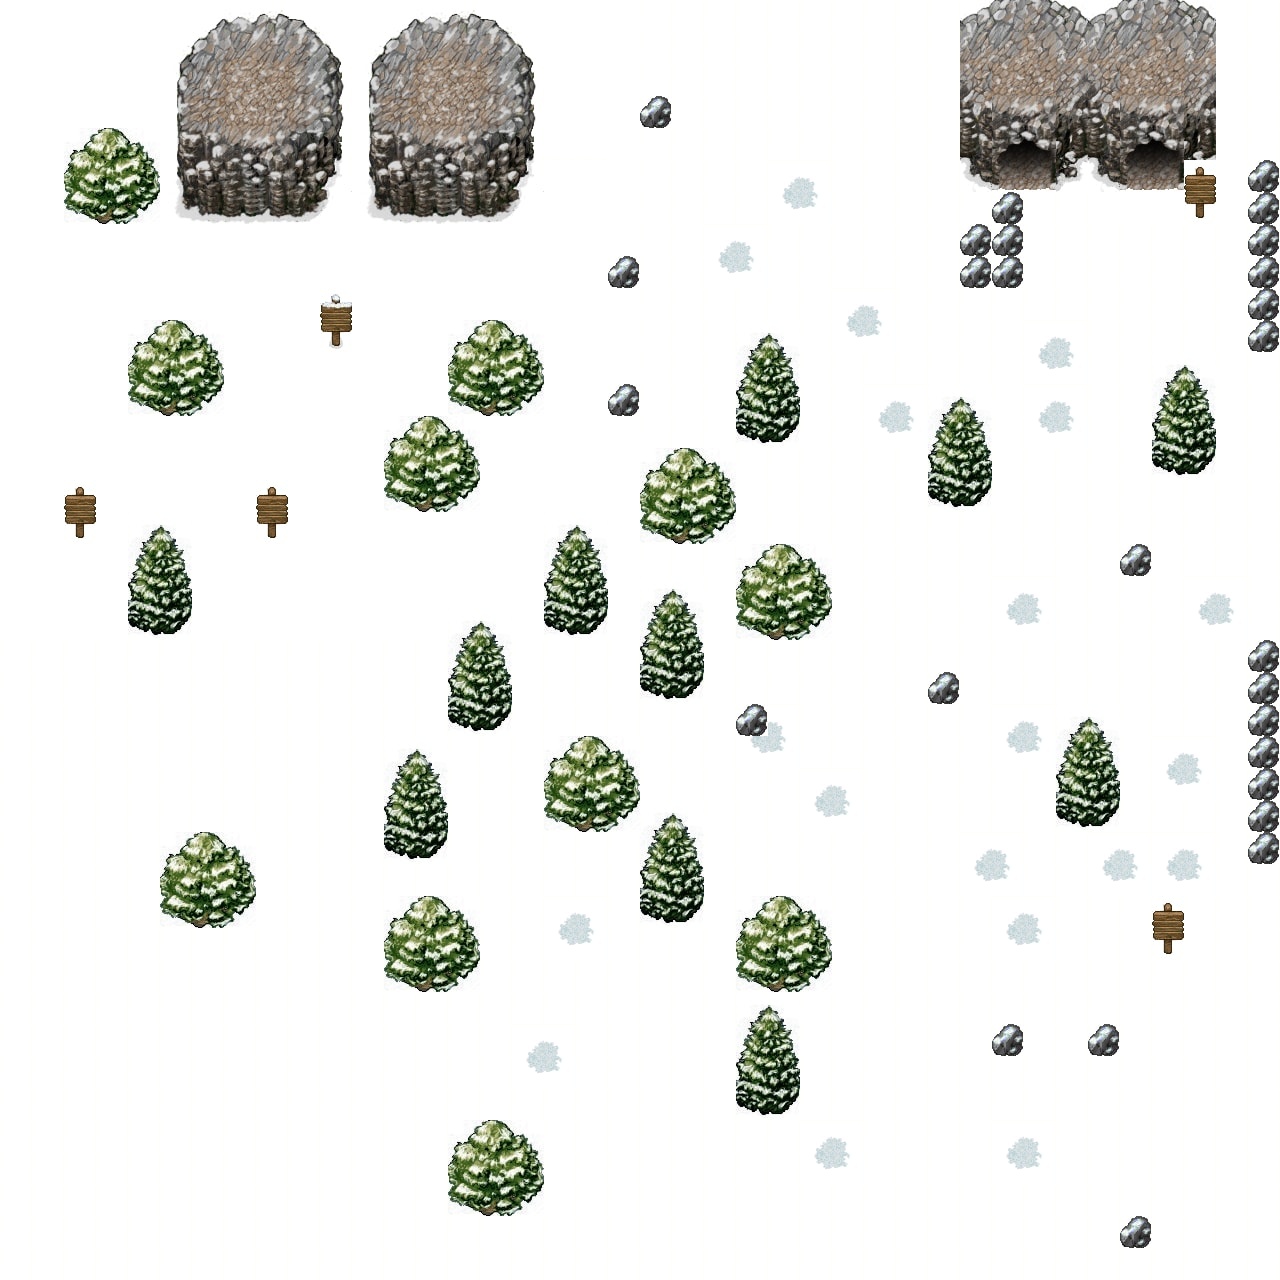

This game map was drawn from its Tiled (.tmx) file and the tilesets committed beside it. A one-line description and the trimmed map source follow:
An orthogonal 40x40 tile map with 32x32 px tiles, 2 tile layers (Camada de Tiles 1, montanha).

<map version="1.0" tiledversion="1.1.5" orientation="orthogonal" renderorder="right-down" width="40" height="40" tilewidth="32" tileheight="32" infinite="0" nextobjectid="9">
 <tileset firstgid="1" source="snowWIP.tsx" />
 <layer name="Camada de Tiles 1" width="40" height="40">
  <data>[1600 cells, 1520 non-empty, 56 distinct tile ids]</data>
 </layer>
 <layer name="montanha" width="40" height="40">
  <data>[1600 cells, 84 non-empty, 42 distinct tile ids]</data>
 </layer>
</map>
